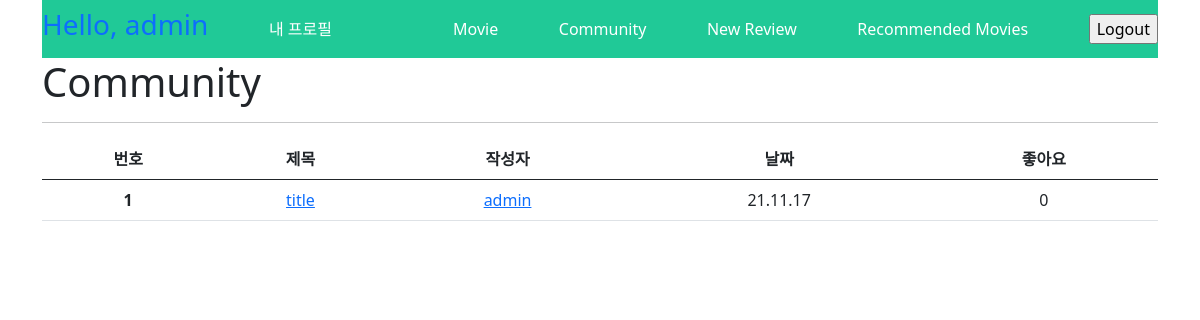
Before: /community/ (signed in) with the older database file.
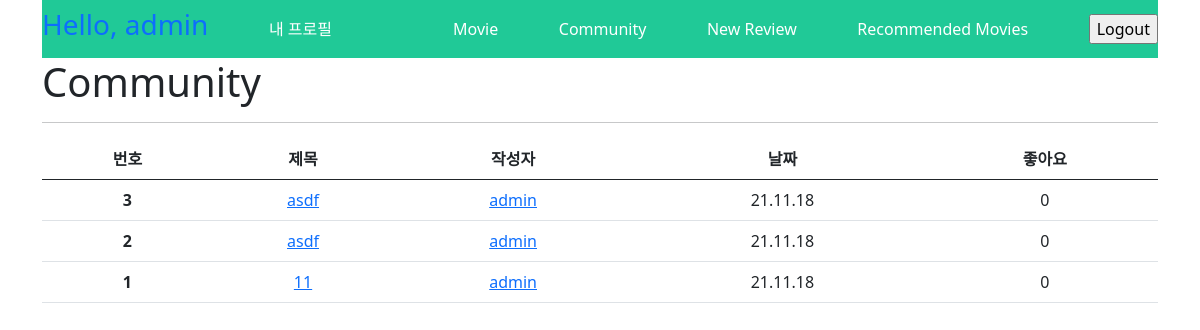
After: the same page with the newer database file.
### accounts/models.py (models this page shows)
class User(AbstractUser):
    followings = models.ManyToManyField('self', symmetrical=False, related_name='followers')

### community/models.py (models this page shows, shortened)
class Review(models.Model):
    title = models.CharField(max_length=100)
    movie = models.ForeignKey(Movie, on_delete=models.CASCADE)
    rank = models.IntegerField(choices=RANK)
    content = models.TextField()
    created_at = models.DateTimeField(auto_now_add=True)
    updated_at = models.DateTimeField(auto_now=True)
    user = models.ForeignKey(settings.AUTH_USER_MODEL, on_delete=models.CASCADE)
    like_users = models.ManyToManyField(settings.AUTH_USER_MODEL, related_name='like_reviews')

### community/views.py (the view)
# urls.py: path('', views.index, name='index'),
@require_GET
def index(request):
    reviews = Review.objects.select_related('user').prefetch_related('like_users').order_by('-pk')
    context = {
        'reviews': reviews,
    }
    return render(request, 'community/index.html', context)

### community/templates/community/index.html (shortened to what this page needs)
{% extends 'base.html' %}
{% block content %}
  <h1>Community</h1>
  <hr>
  <table class="table">
    <thead>
      <tr class="text-center">
        <th scope="col">번호</th>
        <th scope="col">제목</th>
        <th scope="col">작성자</th>
        <th scope="col">날짜</th>
        <th scope="col">좋아요</th>
      </tr>
    </thead>
    <tbody>
      {% for review in reviews %}
        <tr class="text-center">
          <th scope="row">{{ review.pk }}</th>
          <td><a href="{% url 'community:detail' review.pk %}">{{ review.title }}</a></td>
          <td><a href="{% url 'accounts:profile' review.user.username %}">{{ review.user }}</a></td>
          <td>{{ review.created_at | date:'y.m.d' }}</td>
          <td id="like-cnt">{{ review.like_users.all|length }}</td>
        </tr>
      {% endfor %}
    </tbody>
  </table>
{% endblock %}

### templates/base.html (shortened to what this page needs)
<!DOCTYPE html>
<html lang="en">
<head>
  <link rel="stylesheet" href="https://use.fontawesome.com/releases/v5.15.4/css/all.css">
  <link href="https://cdn.jsdelivr.net/npm/bootstrap@5.0.0-beta3/dist/css/bootstrap.min.css" rel="stylesheet">
</head>
<body>
  <div class="container">
    <nav class="navbar" style="background-color: #20c997;">
      {% if user.is_authenticated %}
      <h3 class="text-primary">Hello, {{ user.username }}</h3>
      <a class="text-decoration-none text-white" href="{% url 'accounts:profile' user %}">내 프로필<a>
      <a class="text-decoration-none text-white" href="{% url 'movies:index'%}">Movie</a>
      <a class="text-decoration-none text-white" href="{% url 'community:index'%}">Community</a>
      <a class="text-decoration-none text-white" href="{% url 'community:create'%}">New Review</a>
      <a class="text-decoration-none text-white" href="{% url 'movies:recommended' %}">Recommended Movies</a>
      <form action="{% url 'accounts:logout' %}" method="POST">
        <input type="submit" value="Logout">
      </form>
      {% else %}
      <a class="text-decoration-none text-white" href="{% url 'accounts:signup' %}">Signup</a>
      <a class="text-decoration-none text-white" href="{% url 'accounts:login' %}">Login</a>
      {% endif %}
    </nav>
    {% block content %}
    {% endblock content %}
  </div>
</body>
</html>

Changed rows visible on the page:
added Review: pk "3", title "asdf", user "admin", created_at "21.11.18", like_users.all|length "0"
added Review: pk "2", title "asdf", user "admin", created_at "21.11.18", like_users.all|length "0"
changed Review id 1: title "title" → "11"; created_at "21.11.17" → "21.11.18"
